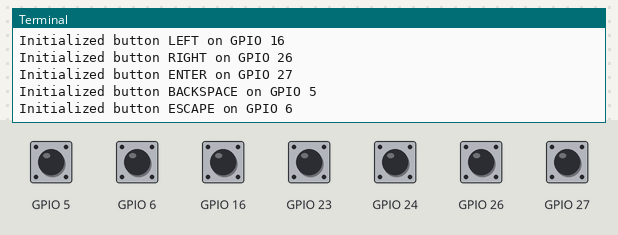
Bench run of a program on a simulated Raspberry Pi (BCM pin numbers). Shown: the last lines printed to the terminal. The test bench sets the inputs (shaded band); at power-on: GPIO 5, GPIO 6, GPIO 16, GPIO 23, GPIO 24, GPIO 26, GPIO 27 HIGH. Threads take turns every 2 ms.

Above: at 1.2 s.
1.3 s: GPIO 5 pulled LOW for 0.15 s
At 2.6 s:
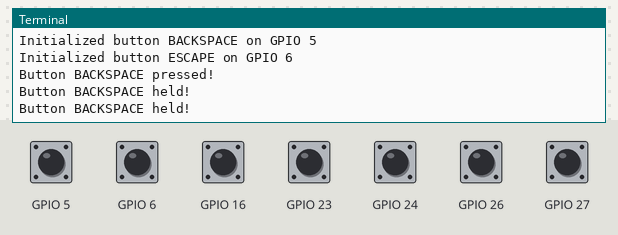
2.9 s: GPIO 6 pulled LOW for 0.15 s
At 3.8 s:
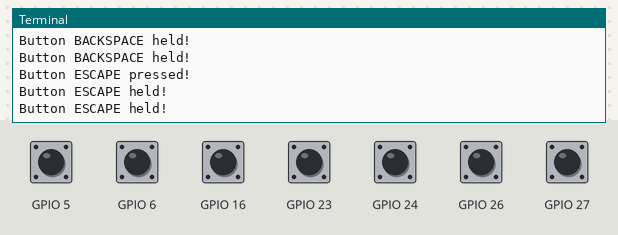
4.5 s: GPIO 16 pulled LOW for 0.15 s
At 5.0 s:
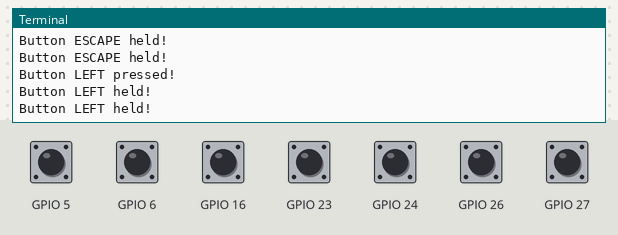
6.1 s: GPIO 23 pulled LOW for 0.15 s
At 7.4 s:
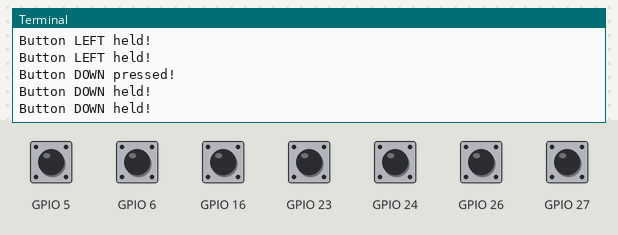
7.7 s: GPIO 24 pulled LOW for 0.15 s
At 8.6 s:
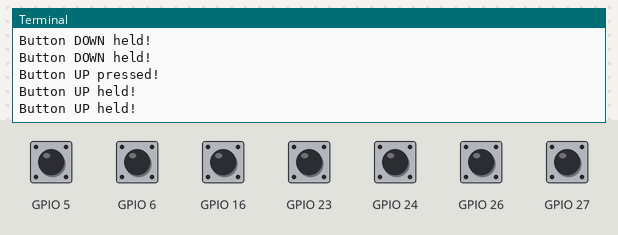
9.3 s: GPIO 26 pulled LOW for 0.15 s
At 9.9 s:
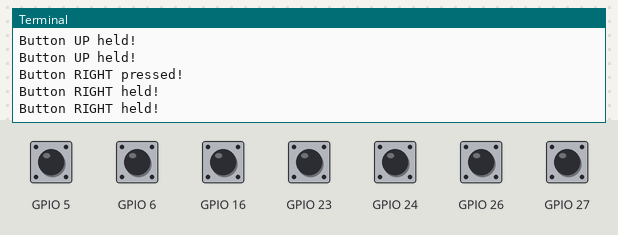

Measured:
- after the input at 1.3 s, the terminal: prints a new line at once (image 1)
- after the input at 2.9 s, the terminal: prints a new line at once (image 2)
- after the input at 4.5 s, the terminal: prints a new line at once (image 3)
- after the input at 6.1 s, the terminal: prints a new line at once (image 4)
- after the input at 7.7 s, the terminal: prints a new line at once (image 5)
- after the input at 9.3 s, the terminal: prints a new line at once (image 6)

The program:

gpio_testing.py
```python
from gpiozero import Button
from signal import pause
import threading
import time
import sys

# Define the button pins
button_pins = {
    "DOWN": 23,
    "UP": 24,
    "LEFT": 16,
    "RIGHT": 26,
    "ENTER": 27,
    "BACKSPACE": 5,
    "ESCAPE": 6
}

buttons = {}

# Define the callback function for button press
def button_pressed(name):
    print(f"Button {name} pressed!")

# Define the function for handling the button hold
def button_held(name, button):
    while button.is_pressed:
        print(f"Button {name} held!")
        time.sleep(0.1)  # Adjust the rate here

# Define the wrapper function to handle button press and hold
def handle_button(name, button):
    button_pressed(name)  # Immediate response for button press
    # Start a separate thread for handling the hold action
    threading.Thread(target=button_held, args=(name, button)).start()

# Initialize buttons and assign events
for name, pin in button_pins.items():
    try:
        button = Button(pin)
        button.when_pressed = lambda b=button, n=name: handle_button(n, b)
        buttons[name] = button
        print(f"Initialized button {name} on GPIO {pin}")
    except Exception as e:
        print(f"Failed to initialize button {name} on GPIO {pin}: {e}")

# Ensure cleanup on exit
def cleanup(signal, frame):
    print("Cleaning up GPIO...")
    for button in buttons.values():
        button.close()
    sys.exit(0)

import signal
signal.signal(signal.SIGINT, cleanup)

# Wait for events
pause()
```
